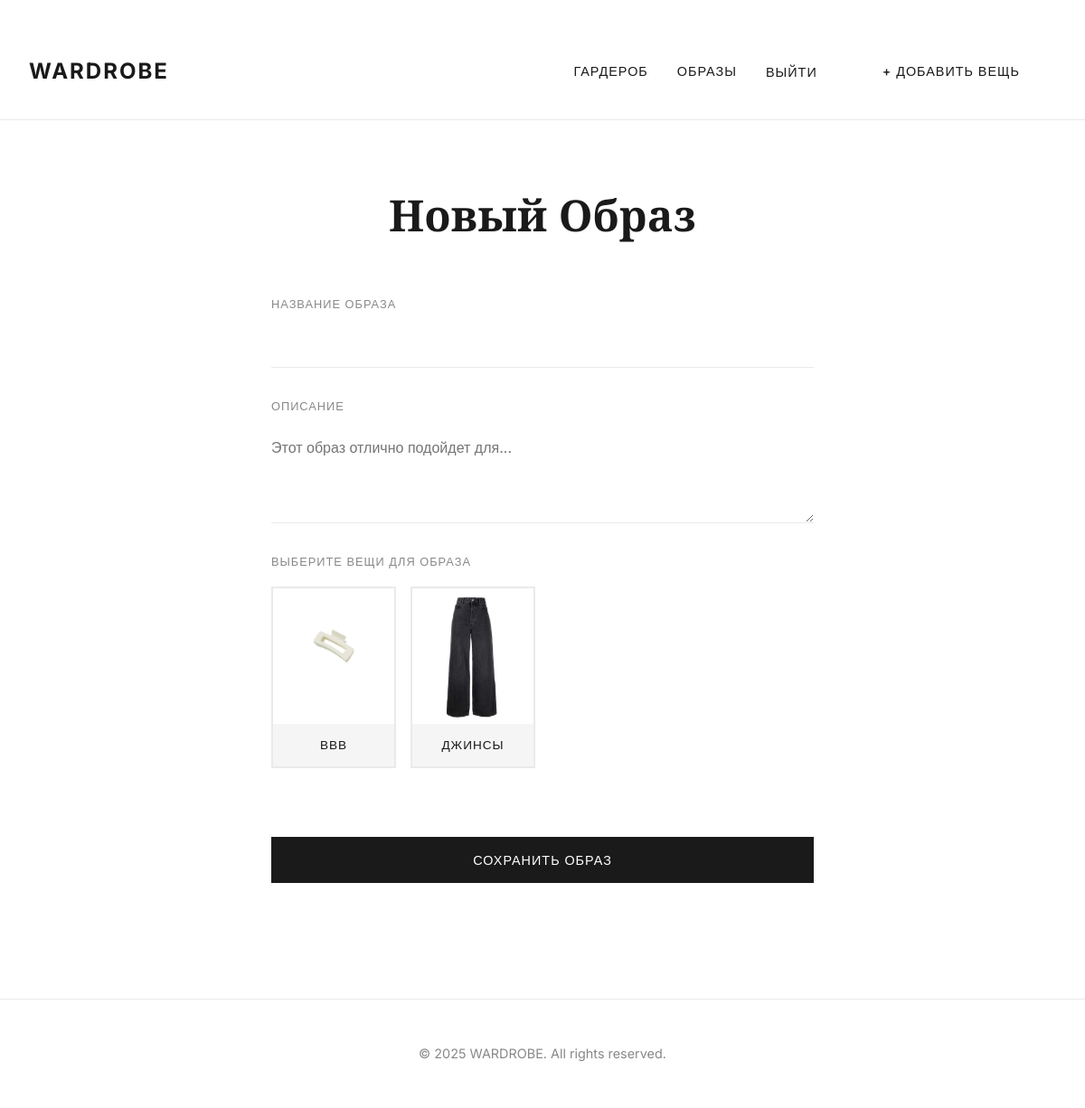
/outfits/add/ (signed in), run on an earlier commit of the app's database.
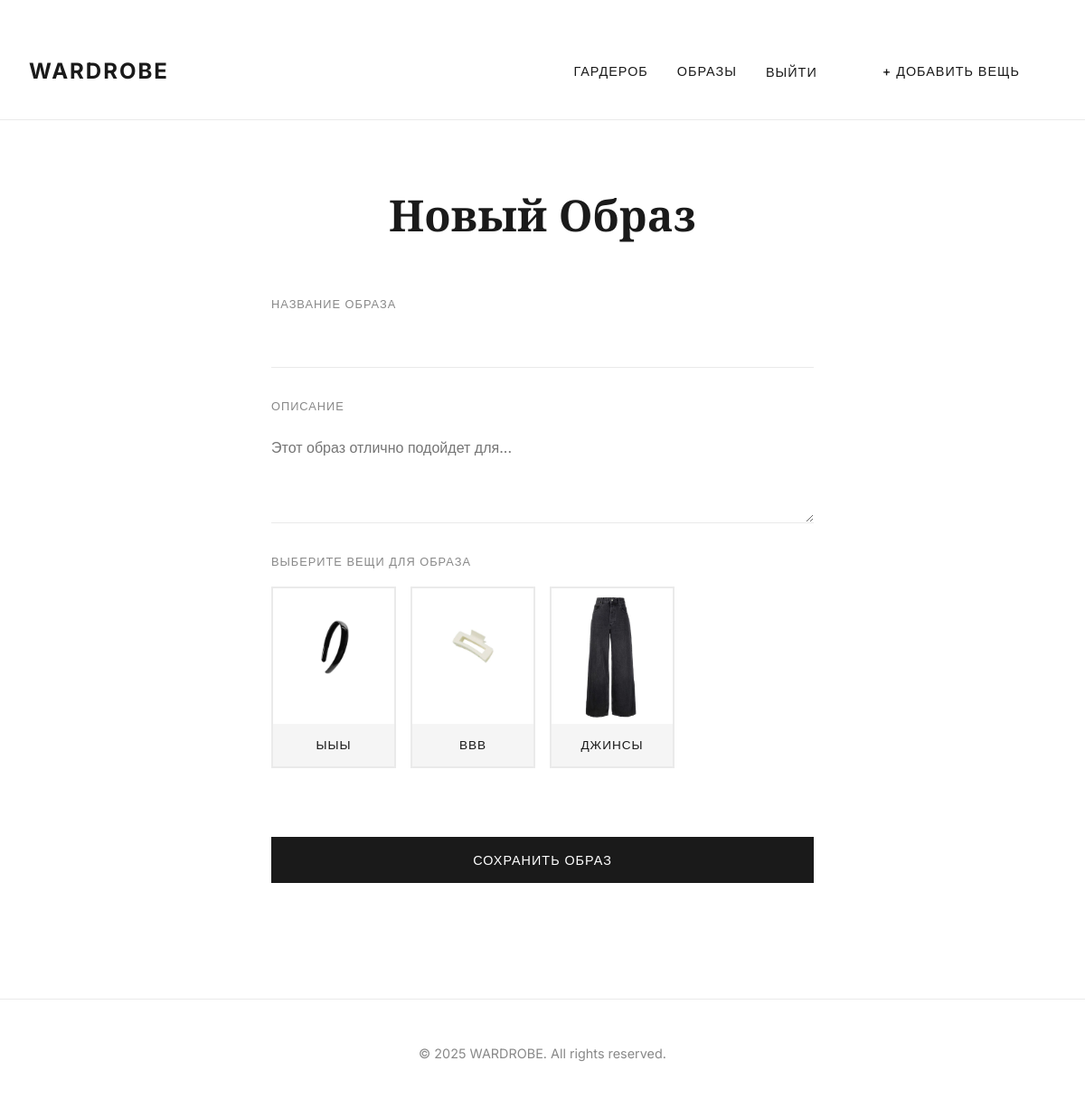
And on a later commit of the database.
### clothes/models.py (models this page shows, shortened)
class Item(models.Model):
    class Season(models.TextChoices):
        ANY = 'ANY', 'Любой сезон'
        SUMMER = 'SUM', 'Лето'
        WINTER = 'WIN', 'Зима'
        DEMI_SEASON = 'DEM', 'Демисезон'
    user = models.ForeignKey(
        settings.AUTH_USER_MODEL,
        on_delete=models.CASCADE,
        related_name='items',
        verbose_name="Владелец"
    )
    name = models.CharField(max_length=200, verbose_name="Название вещи")
    category = models.ForeignKey( # <-- ВОЗВРАЩАЕМ КАТЕГОРИЮ
        Category,
        on_delete=models.PROTECT,
        related_name='items',
        verbose_name="Категория"
    )
    image = models.ImageField(
        upload_to='clothes_images/%Y/%m/%d/',
        verbose_name="Изображение"
    )
    color = models.CharField(max_length=50, blank=True, verbose_name="Цвет")
    season = models.CharField(
        max_length=3,
        choices=Season.choices,
        default=Season.ANY,
        verbose_name="Сезон"
    )
    created_at = models.DateTimeField(auto_now_add=True, verbose_name="Дата добавления")
    class Meta:
        verbose_name = "Вещь"
        verbose_name_plural = "Вещи"
        ordering = ['-created_at']

### clothes/views.py (the view, shortened to what this page needs)
# urls.py: path('outfits/add/', views.OutfitCreateView.as_view(), name='outfit_create'),
class OutfitCreateView(LoginRequiredMixin, CreateView):
    model = Outfit
    form_class = OutfitForm
    template_name = 'clothes/outfit_form.html'
    success_url = reverse_lazy('clothes:outfit_list')
    def get_form_kwargs(self):
        kwargs = super().get_form_kwargs()
        kwargs['user'] = self.request.user
        return kwargs

### clothes/forms.py
class OutfitForm(forms.ModelForm):
    class Meta:
        model = Outfit
        fields = ['name', 'items', 'description']
        widgets = {
            'items': forms.CheckboxSelectMultiple,
            'description': forms.Textarea(attrs={'rows': 4, 'placeholder': 'Этот образ отлично подойдет для...'}),
        }
    def __init__(self, user, *args, **kwargs):
        super().__init__(*args, **kwargs)
        self.fields['items'].queryset = Item.objects.filter(user=user)

### clothes/models.py (called while the page is built)
    def __str__(self):
        return self.name

### templates/clothes/outfit_form.html (shortened to what this page needs)
﻿{% extends 'base.html' %}
{% load static %}
{% block content %}
<div class="main-content-form">
    <div class="form-container-minimal">
        <h2>
            {% if object %}
            Редактирование Образа
            {% else %}
            Новый Образ
            {% endif %}
        </h2>
        <form method="post">
            <div class="form-field">
                <label for="{{ form.name.id_for_label }}">Название образа</label>
                {{ form.name }}
            </div>
            <div class="form-field">
                <label for="{{ form.description.id_for_label }}">Описание</label>
                {{ form.description }}
            </div>
            <div class="form-field">
                <label>Выберите вещи для образа</label>
                <div class="item-selector-grid">
                    {% for item in form.items.field.queryset %}
                    <label class="item-selector-label">
                        <div class="item-selector-card">
                            <img src="{{ item.image.url }}" alt="{{ item.name }}">
                            <div class="item-selector-card__name">{{ item.name|truncatechars:20 }}</div>
                        </div>
                    </label>
                    {% endfor %}
                </div>
            </div>
            <button type="submit" class="btn form-submit-btn">
                {% if object %}
                Сохранить изменения
                {% else %}
                Сохранить образ
                {% endif %}
            </button>
        </form>
    </div>
</div>
{% endblock %}

What changed in the data, as far as the page shows it:
added Item: image (picture), name "ЫЫЫ"
